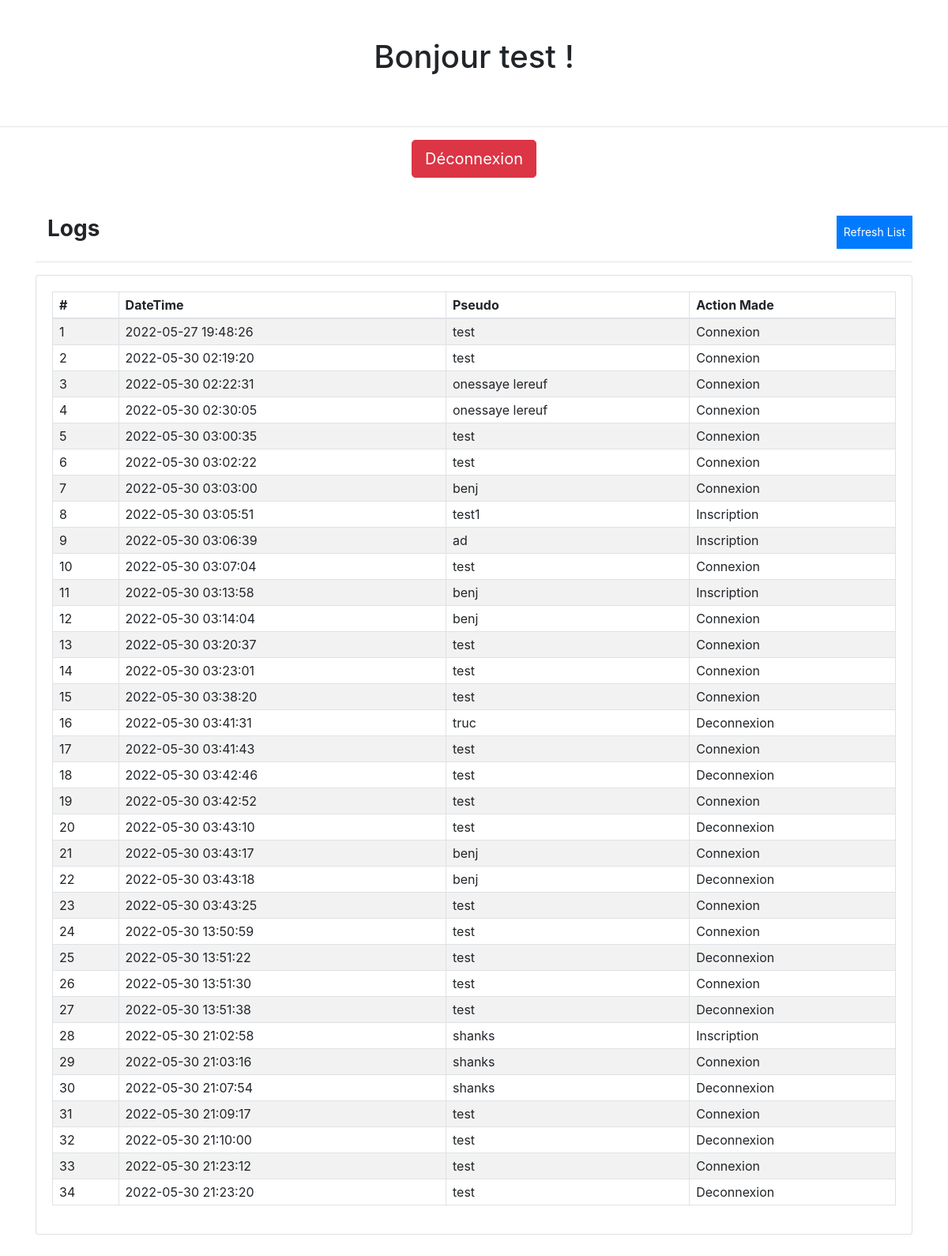
Screenshot of /php/landing.php (signed in) with the database file from the repository.
### tables this page shows
CREATE TABLE IF NOT EXISTS `utilisateur` (
  `id` int(11) NOT NULL AUTO_INCREMENT,
  `pseudo` varchar(100) NOT NULL,
  `email` varchar(100) NOT NULL,
  `password` text NOT NULL,
  `ip` varchar(20) NOT NULL,
  `date_inscription` datetime NOT NULL DEFAULT CURRENT_TIMESTAMP,
  `token` text NOT NULL,
  PRIMARY KEY (`id`)
);

CREATE TABLE IF NOT EXISTS `logs` (
  `id` int(11) NOT NULL AUTO_INCREMENT,
  `date_time` datetime NOT NULL DEFAULT CURRENT_TIMESTAMP,
  `users` varchar(100) NOT NULL,
  `action` text NOT NULL,
  PRIMARY KEY (`id`)
);

### php/landing.php (the view, shortened to what this page needs)
<?php
    require_once 'config.php';
    $req = $bdd->prepare('SELECT * FROM utilisateur WHERE token = ?');
    $req->execute(array($_SESSION['user']));
    $data = $req->fetch();
?>
<!doctype html>
<html lang="en">
    <link rel="stylesheet" href="https://stackpath.bootstrapcdn.com/bootstrap/4.3.1/css/bootstrap.min.css">
        <div class="text-center">
                        <h1 class="p-5">Bonjour <?php echo $data['pseudo']; ?> !</h1>
                        <hr />
                        <a href="deconnexion.php" class="btn btn-danger btn-lg">Déconnexion</a>
                </div>
        <div class="container py-5">
	    <div class="d-flex w-100">
	        <h3 class="col-auto flex-grow-1"><b>Logs</b></h3>
	        <button class="btn btn-sm btn-primary rounded-0" type="button" onclick="location.reload()"><i class="fa fa-retweet"></i> Refresh List</button>
	    </div>
	    <hr>
	    <div class="card">
	        <div class="card-body">
	            <table class="table table-bordered table-striped table-hover">
	                <thead>
	                    <tr>
	                        <th class="py-1 px-2">#</th>
	                        <th class="py-1 px-2">DateTime</th>
	                        <th class="py-1 px-2">Pseudo</th>
	                        <th class="py-1 px-2">Action Made</th>
	                    </tr>
	                </thead>
                    <tbody>
                    <?php
                    $qry = $bdd->query("SELECT * FROM logs");
                    $i = 1;
                    while($row=$qry->fetch()):
                    ?>
                    <tr>
                        <td class="py-1 px-2"><?php echo $i++ ?></td>
                        <td class="py-1 px-2"><?php echo $row['date_time'] ?></td>
                        <td class="py-1 px-2"><?php echo $row['users'] ?></td>
                        <td class="py-1 px-2"><?php echo $row['action'] ?></td>
                    </tr>
                    <?php endwhile; ?>
                </tbody>
            </table>
        </div>
    </div>
</div>
  </body>
</html>

### rows the page displays
utilisateur: pseudo "test"
logs: date_time "2022-05-27 19:48:26", users "test", action "Connexion"
logs: date_time "2022-05-30 02:19:20", users "test", action "Connexion"
logs: date_time "2022-05-30 02:22:31", users "onessaye lereuf", action "Connexion"
logs: date_time "2022-05-30 02:30:05", users "onessaye lereuf", action "Connexion"
logs: date_time "2022-05-30 03:00:35", users "test", action "Connexion"
logs: date_time "2022-05-30 03:02:22", users "test", action "Connexion"
logs: date_time "2022-05-30 03:03:00", users "benj", action "Connexion"
logs: date_time "2022-05-30 03:05:51", users "test1", action "Inscription"
logs: date_time "2022-05-30 03:06:39", users "ad", action "Inscription"
logs: date_time "2022-05-30 03:07:04", users "test", action "Connexion"
logs: date_time "2022-05-30 03:13:58", users "benj", action "Inscription"
logs: date_time "2022-05-30 03:14:04", users "benj", action "Connexion"
logs: date_time "2022-05-30 03:20:37", users "test", action "Connexion"
logs: date_time "2022-05-30 03:23:01", users "test", action "Connexion"
logs: date_time "2022-05-30 03:38:20", users "test", action "Connexion"
logs: date_time "2022-05-30 03:41:31", users "truc", action "Deconnexion"
logs: date_time "2022-05-30 03:41:43", users "test", action "Connexion"
logs: date_time "2022-05-30 03:42:46", users "test", action "Deconnexion"
logs: date_time "2022-05-30 03:42:52", users "test", action "Connexion"
logs: date_time "2022-05-30 03:43:10", users "test", action "Deconnexion"
logs: date_time "2022-05-30 03:43:17", users "benj", action "Connexion"
logs: date_time "2022-05-30 03:43:18", users "benj", action "Deconnexion"
logs: date_time "2022-05-30 03:43:25", users "test", action "Connexion"
logs: date_time "2022-05-30 13:50:59", users "test", action "Connexion"
logs: date_time "2022-05-30 13:51:22", users "test", action "Deconnexion"
logs: date_time "2022-05-30 13:51:30", users "test", action "Connexion"
logs: date_time "2022-05-30 13:51:38", users "test", action "Deconnexion"
logs: date_time "2022-05-30 21:02:58", users "shanks", action "Inscription"
logs: date_time "2022-05-30 21:03:16", users "shanks", action "Connexion"
logs: date_time "2022-05-30 21:07:54", users "shanks", action "Deconnexion"
logs: date_time "2022-05-30 21:09:17", users "test", action "Connexion"
logs: date_time "2022-05-30 21:10:00", users "test", action "Deconnexion"
logs: date_time "2022-05-30 21:23:12", users "test", action "Connexion"
logs: date_time "2022-05-30 21:23:20", users "test", action "Deconnexion"
